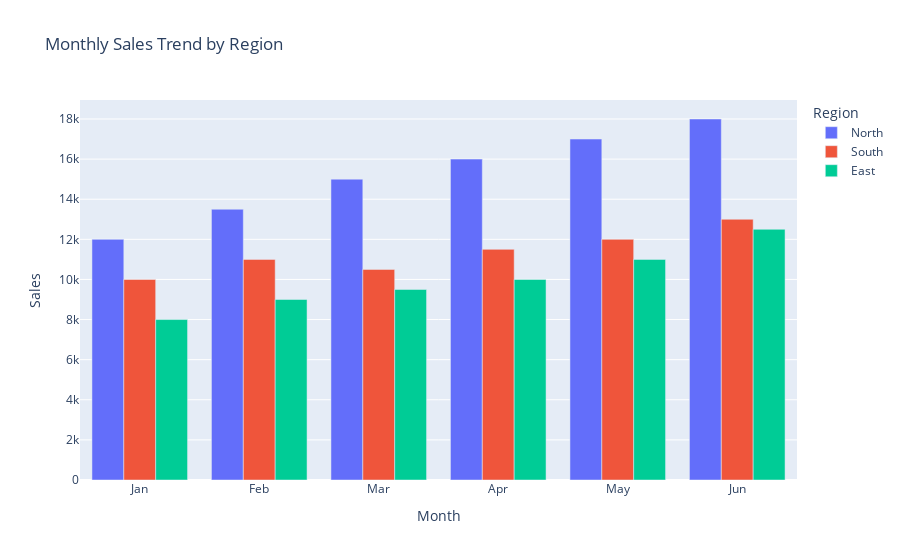

Notebook cell for this chart:
### Code cell
#comparing Regional Sales Per Month via Barchart

import plotly.express as px

fig = px.bar(df,x="Month",y="Sales",color="Region",barmode="group",title="Monthly Sales Trend by Region")

fig.show()

### Figure 1 — Plotly figure (JSON) as saved in the notebook; plotly's stock layout.template omitted (floating-point values rounded to 4 significant figures)
{"data": [{"alignmentgroup": "True", "hovertemplate": "Region=North<br>Month=%{x}<br>Sales=%{y}<extra></extra>", "legendgroup": "North", "marker": {"color": "#636efa", "pattern": {"shape": ""}}, "name": "North", "offsetgroup": "North", "orientation": "v", "showlegend": true, "textposition": "auto", "type": "bar", "x": ["Jan", "Feb", "Mar", "Apr", "May", "Jun"], "xaxis": "x", "y": [12000, 13500, 15000, 16000, 17000, 18000], "yaxis": "y"}, {"alignmentgroup": "True", "hovertemplate": "Region=South<br>Month=%{x}<br>Sales=%{y}<extra></extra>", "legendgroup": "South", "marker": {"color": "#EF553B", "pattern": {"shape": ""}}, "name": "South", "offsetgroup": "South", "orientation": "v", "showlegend": true, "textposition": "auto", "type": "bar", "x": ["Jan", "Feb", "Mar", "Apr", "May", "Jun"], "xaxis": "x", "y": [10000, 11000, 10500, 11500, 12000, 13000], "yaxis": "y"}, {"alignmentgroup": "True", "hovertemplate": "Region=East<br>Month=%{x}<br>Sales=%{y}<extra></extra>", "legendgroup": "East", "marker": {"color": "#00cc96", "pattern": {"shape": ""}}, "name": "East", "offsetgroup": "East", "orientation": "v", "showlegend": true, "textposition": "auto", "type": "bar", "x": ["Jan", "Feb", "Mar", "Apr", "May", "Jun"], "xaxis": "x", "y": [8000, 9000, 9500, 10000, 11000, 12500], "yaxis": "y"}], "layout": {"barmode": "group", "legend": {"title": {"text": "Region"}, "tracegroupgap": 0}, "title": {"text": "Monthly Sales Trend by Region"}, "xaxis": {"anchor": "y", "domain": [0, 1], "title": {"text": "Month"}}, "yaxis": {"anchor": "x", "domain": [0, 1], "title": {"text": "Sales"}}}}
